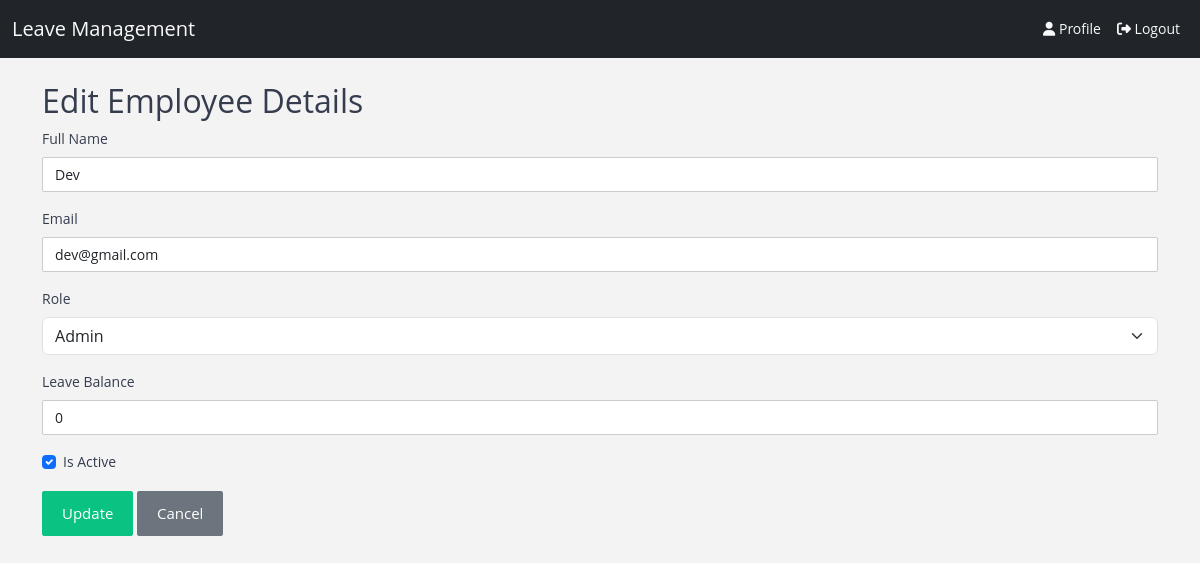
Screenshot of /admin/edit_employee.php?id=15 with the database file from the repository.
### tables this page shows
CREATE TABLE `employees` (
  `EmployeeID` int(11) NOT NULL,
  `FullName` varchar(100) NOT NULL,
  `Email` varchar(100) DEFAULT NULL,
  `PasswordHash` varchar(255) NOT NULL,
  `RoleID` int(11) DEFAULT NULL,
  `LeaveBalance` float DEFAULT 20,
  `IsActive` tinyint(1) DEFAULT 1
);

### admin/edit_employee.php (the view, shortened to what this page needs)
<?php
include("../includes/autoload.php");
if (isset($_GET['id'])) {
    $employeeID = intval($_GET['id']);
    $query = "SELECT * FROM employees WHERE EmployeeID = ?";
    $stmt = mysqli_prepare($conn, $query);
    mysqli_stmt_bind_param($stmt, "i", $employeeID);
    mysqli_stmt_execute($stmt);
    $result = mysqli_stmt_get_result($stmt);
    if ($result && mysqli_num_rows($result) > 0) {
        $employee = mysqli_fetch_assoc($result);
    } else {
        echo "Employee not found.";
        exit;
    }
} else {
    echo "Invalid request.";
    exit;
}
include("../includes/header.php");
include("../includes/topbar.php");
?>
<div class="container mt-4">
    <h2>Edit Employee Details</h2>
    <form method="POST">
        <div class="mb-3">
            <label for="FullName" class="form-label">Full Name</label>
            <input type="text" name="FullName" id="FullName" class="form-control" value="<?php echo htmlspecialchars($employee['FullName']); ?>" required>
        </div>
        <div class="mb-3">
            <label for="Email" class="form-label">Email</label>
            <input type="email" name="Email" id="Email" class="form-control" value="<?php echo htmlspecialchars($employee['Email']); ?>" required>
        </div>
        <div class="mb-3">
            <label for="RoleID" class="form-label">Role</label>
            <select name="RoleID" id="RoleID" class="form-select" required>
                <?php
                $roleQuery = "SELECT RoleID, RoleName FROM userroles";
                $roleResult = mysqli_query($conn, $roleQuery);
                while ($role = mysqli_fetch_assoc($roleResult)) {
                    $selected = $employee['RoleID'] == $role['RoleID'] ? "selected" : "";
                    echo "<option value='{$role['RoleID']}' $selected>{$role['RoleName']}</option>";
                }
                ?>
            </select>
        </div>
        <div class="mb-3">
            <label for="LeaveBalance" class="form-label">Leave Balance</label>
            <input type="number" name="LeaveBalance" id="LeaveBalance" class="form-control" value="<?php echo htmlspecialchars($employee['LeaveBalance']); ?>" required>
        </div>
        <div class="mb-3 form-check">
            <input type="checkbox" name="IsActive" id="IsActive" class="form-check-input" <?php echo $employee['IsActive'] ? "checked" : ""; ?>>
            <label for="IsActive" class="form-check-label">Is Active</label>
        </div>
        <button type="submit" class="btn btn-success">Update</button>
        <a href="manage_staff.php" class="btn btn-secondary">Cancel</a>
    </form>
</div>
</body>
</html>

### rows the page displays
employees: FullName "Dev", Email "dev@gmail.com", LeaveBalance "0", IsActive "☑"

### other values shown
form field RoleID "Admin"
